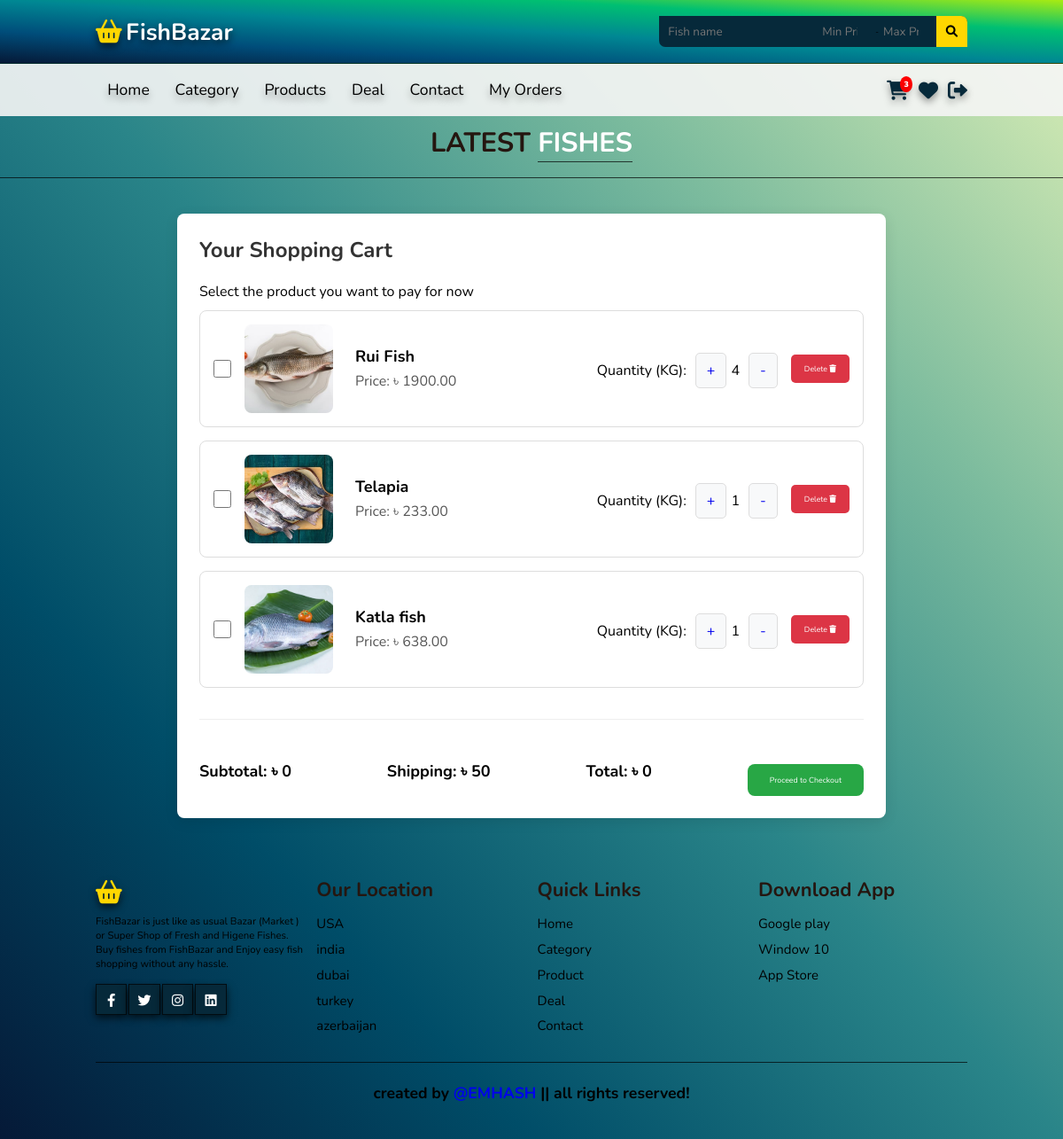
The app's page /cart/ (signed in), older data.
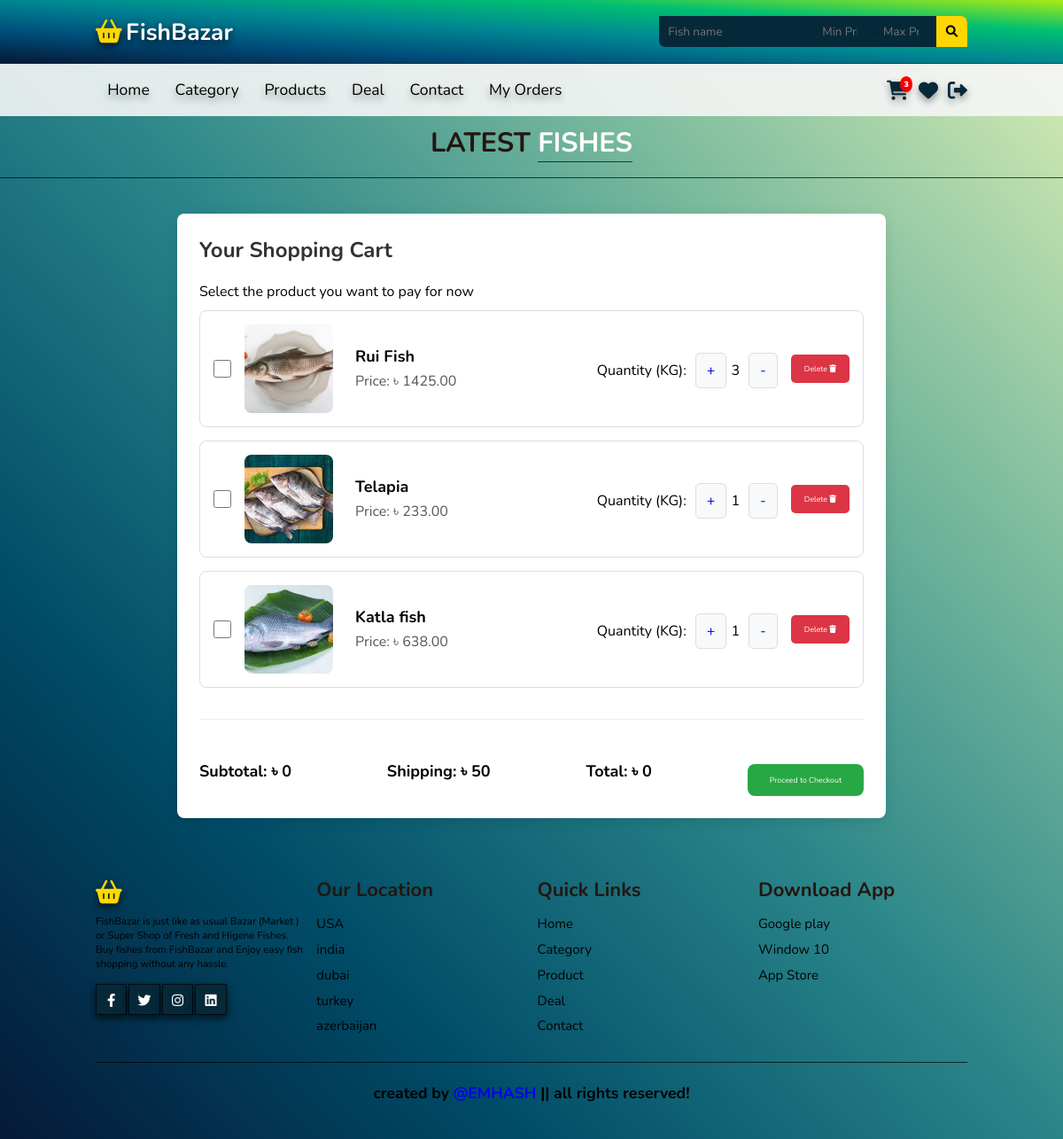
The same page, newer data.
### market/models.py (models this page shows, shortened)
class CommonBaseModel(models.Model):
    uid = models.UUIDField(primary_key=True, default= uuid.uuid4, editable=False)
    created_at = models.DateTimeField(auto_now_add=True)
    updated_at = models.DateTimeField(auto_now=True)
    class Meta:
        abstract = True

class CartItem(CommonBaseModel):
    user = models.ForeignKey(Profile, on_delete=models.CASCADE)
    fish = models.ForeignKey(Fish, on_delete=models.CASCADE)
    quantity = models.IntegerField(default=1)
    purchased = models.BooleanField(default=False)
    def subtotal(self):
        return self.fish.discounted_price() * self.quantity

class Fish(CommonBaseModel):
    name = models.CharField(max_length=100)
    image = models.ImageField(upload_to="Fishes")
    price = models.DecimalField(max_digits=10, decimal_places=2)
    category = models.ForeignKey(Category, on_delete=models.CASCADE)
    discount = models.DecimalField(max_digits=5, decimal_places=2, blank=True, null=True)
    def discounted_price(self):
        if self.discount:
            return self.price - self.discount
        else:
            return self.price

### market/views.py (the view, shortened to what this page needs)
# urls.py: path("cart/", views.cart, name="cart" ),
@login_required()
def cart(request):
    profile = request.user.profile # as it is one to one field
    cart_items = None
    if Order.objects.filter(user = request.user.profile, payment=False).exists():
        cart_items = CartItem.objects.filter(user = profile, purchased = False)
        ordered = Order.objects.filter(user = profile, payment = False)[0]
        context ={
            "cart":cart_items,
            "orders":ordered,
        }
        return render(request, "frontend/cart.html", context)
    else:
        print("You have no order.")
    return redirect("homepage")

### market/models.py (called while the page is built)
    def get_total(self):
        total = 0
        for item in self.ordered_items.all():
            total += item.subtotal()
        return total

### market/templatetags/common.py (called while the page is built)
@register.filter
def cart_data(profile):
    if profile:
        if Order.objects.filter(user = profile, payment=False).exists():
            carts = CartItem.objects.filter(user=profile, purchased = False)
        else:
            carts=None
        if carts:
            item = carts.count()
            return item
        else:
            return 0
    else:
        return 0

### templates/frontend/cart.html (shortened to what this page needs)
{% extends "frontend/base/base.html" %}
{% load static %}
{% block css %}
<link rel="stylesheet" href="{% static "css/cart.css" %}">
{% endblock css %}
{% block content %}
<h1 class="heading">latest <span>Fishes</span></h1>
<div class="cart-container">
  <h2 class="cart-title">Your Shopping Cart</h2>
  <div class="cart-items-wrapper">
    <div class="slect-product">
      <p>Select the product you want to pay for now</p>
    </div>
    <form id="FormId" method="POST" novalidate>
      {% for the_item in cart %}
      <div class="cart-item">
        <input type="checkbox" name="selected_items" value="{{ the_item.uid }}" id="id-{{ the_item.uid }}" class="cart-item-select">
        <img src="{{ the_item.fish.image.url }}" alt="Fish Image" class="cart-item-image">
        <div class="cart-item-details">
          <h3 class="cart-item-name">{{ the_item.fish.name }}</h3>
          <p class="cart-item-price">Price: <span class="item-price">&#2547; {{ the_item.subtotal }}</span></p>
        </div>
        <div class="quantiy">
          <p class="cart-item-quantity"> Quantity (KG):
            <a href="{% url 'cart_plus' the_item.uid %}" class="plus">+</a>
            {{ the_item.quantity }}
            <a href="{% url 'cart_minus' the_item.uid %}" class="minus">-</a>
          </p>
        </div>
        <a href="{% url 'delete_cart_product' the_item.uid %}" class="delete">Delete <i class="fas fa-trash"></i></a>
      </div>
      {% endfor %}
    </form>
  </div>
  <div class="cart-totals-wrapper">
    <div class="cart-subtotal">
      <span class="subtotal-label">Subtotal: &#2547; {{ orders.get_total }}</span>
    </div>
    <div class="cart-shipping-cost">
      <span class="shipping-cost-label">Shipping: &#2547; 50</span>
    </div>
    <div class="cart-total">
      <span class="total-label">Total: &#2547; {{ orders.get_total }}</span>
    </div>
    <a id="buttonId" class="cart-checkout-btn">Proceed to Checkout</a>
  </div>
</div>
{% endblock content %}

Row changes from the older to the newer data that the page shows:
changed CartItem "Rui Fish": subtotal "1900.00" → "1425.00"; quantity "4" → "3"
